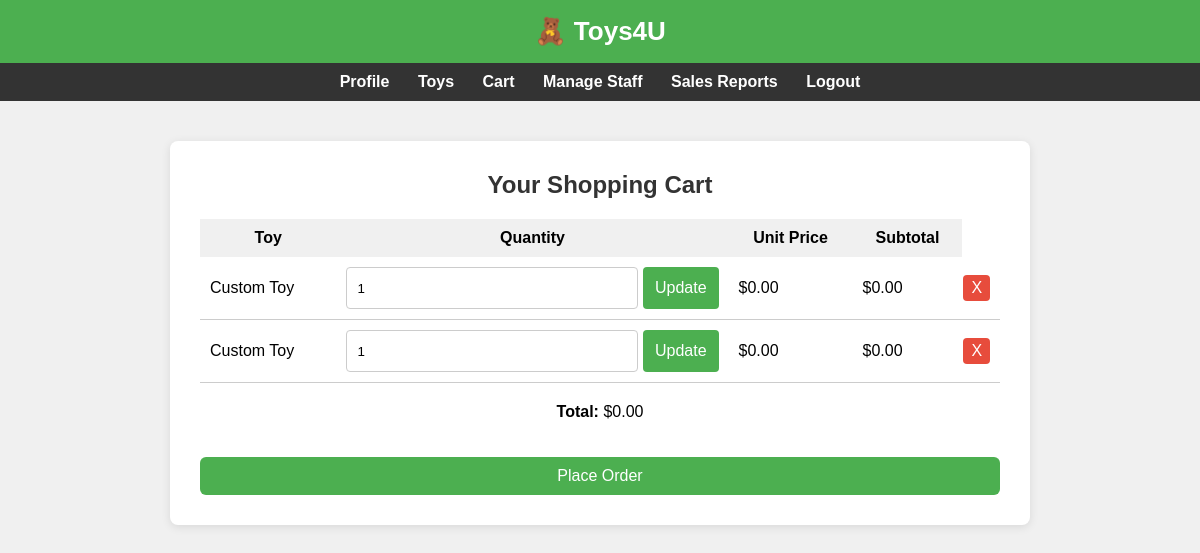
The app's page /cart/ (signed in), older data.
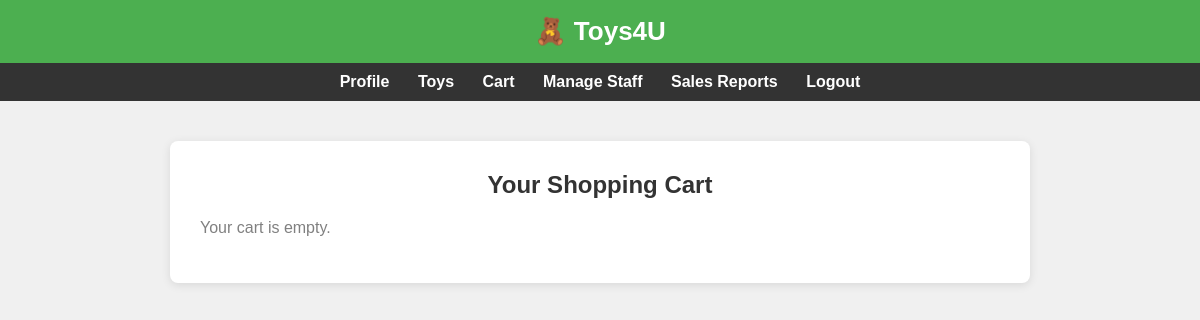
The same page, newer data.
### core/models.py (models this page shows, shortened)
class OrderItem(models.Model):
    order = models.ForeignKey(Order, on_delete=models.CASCADE)
    toy = models.ForeignKey(Toy, on_delete=models.CASCADE)
    quantity = models.PositiveIntegerField()

class Toy(models.Model):
    name = models.CharField(max_length=100)
    picture = models.ImageField(upload_to='toys/')
    type = models.ForeignKey(ToyType, on_delete=models.SET_NULL, null=True)
    size = models.CharField(max_length=50)
    cost_of_production = models.DecimalField(max_digits=8, decimal_places=2)
    rating = models.FloatField(default=0.0)
    purchase_count = models.IntegerField(default=0)
    is_customized = models.BooleanField(default=False)
    specification = models.TextField(blank=True, null=True, help_text="Custom specifications for the toy")
    customized_by = models.ForeignKey(User, on_delete=models.SET_NULL, null=True, blank=True, related_name='toys_created')
    price = models.DecimalField(max_digits=8, decimal_places=2, default=0.0)
    created_at = models.DateTimeField(auto_now_add=True, null=True)

### core/views.py (the view)
# urls.py: path('cart/', views.cart, name='cart'),
@login_required
def cart(request):
    order = Order.objects.filter(user=request.user, status='Draft').first()
    if order:
        items = order.orderitem_set.select_related('toy') # Joins Toy table to get toy details
        for item in items:
            item.subtotal = item.toy.price * item.quantity
        total = sum(item.subtotal for item in items)
    else:
        items = []
        total = 0
    return render(request, 'core/cart.html', {
        'order': order,
        'items': items,
        'total': total
    })

### core/context_processors.py (called while the page is built)
def role_flags(request):
    if request.user.is_authenticated:
        roles = request.user.roles.values_list('role__role_name', flat=True)
        return {
            'is_staff': 'staff' in roles,
            'is_admin': 'administrator' in roles,
            'is_manager': getattr(request.user, 'staff', None) and request.user.staff.staff_type == 'manager'
        }
    return {}

### core/templates/core/cart.html (shortened to what this page needs)
{% extends 'core/base.html' %}
{% block content %}
<h2>Your Shopping Cart</h2>
{% if order %}
    <table style="width: 100%; max-width: 800px; margin: 20px auto; border-collapse: collapse;">
        <thead>
            <tr style="background: #f0f0f0;">
                <th style="padding: 10px;">Toy</th>
                <th style="padding: 10px;">Quantity</th>
                <th style="padding: 10px;">Unit Price</th>
                <th style="padding: 10px;">Subtotal</th>
            </tr>
        </thead>
        <tbody>
            {% for item in items %}
            <tr style="border-bottom: 1px solid #ccc;">
                <td style="padding: 10px;">{{ item.toy.name }}</td>
                <td style="padding: 10px;">
                    <form method="POST" action="{% url 'update_cart_item' item.id %}">
                        <div style="display: flex; align-items: center;">
                            <input type="number" style="height: 20px; margin-right: 5px;" id="quantity-{{ item.id }}" name="quantity" value="{{ item.quantity }}" min="1" placeholder="Enter quantity" class="quantity-input">
                            <button type="submit" style="margin: 0;">Update</button></div>
                    </form>
                </td>
                <td style="padding: 10px;">${{ item.toy.price }}</td>
                <td style="padding: 10px;">${{ item.subtotal }}</td>
                <td>
                    <form method="POST" action="{% url 'remove_cart_item' item.id %}" style="display:inline;">
                        <button type="submit" style="background-color: #e74c3c; color: white; border: none; padding: 4px 8px; border-radius: 4px; margin: 0;">X</button>
                    </form>
                </td>
            </tr>
            {% endfor %}
        </tbody>
    </table>
    <div style="text-align: center; margin-top: 20px;">
        <p><strong>Total:</strong> ${{ total }}</p>
        <form method="POST" action="{% url 'place_order' order.id %}">
            <button style="background-color: #4CAF50; color: white; padding: 10px 20px; border: none; border-radius: 6px;">
                Place Order
            </button>
        </form>
    </div>
{% else %}
    <p style="color: gray;">Your cart is empty.</p>
{% endif %}
{% endblock %}

Row changes from the older to the newer data that the page shows:
removed OrderItem: toy.name "Custom Toy", quantity "1", toy.price "0.00", subtotal "0.00"
removed OrderItem: toy.name "Custom Toy", quantity "1", toy.price "0.00", subtotal "0.00"
Text that changed along with them:
{{ total }}: "0.00" → (not shown)
text no longer shown: "Toy Quantity Unit Price Subtotal Total: $ Place Order"
text now shown: "Your cart is empty."
